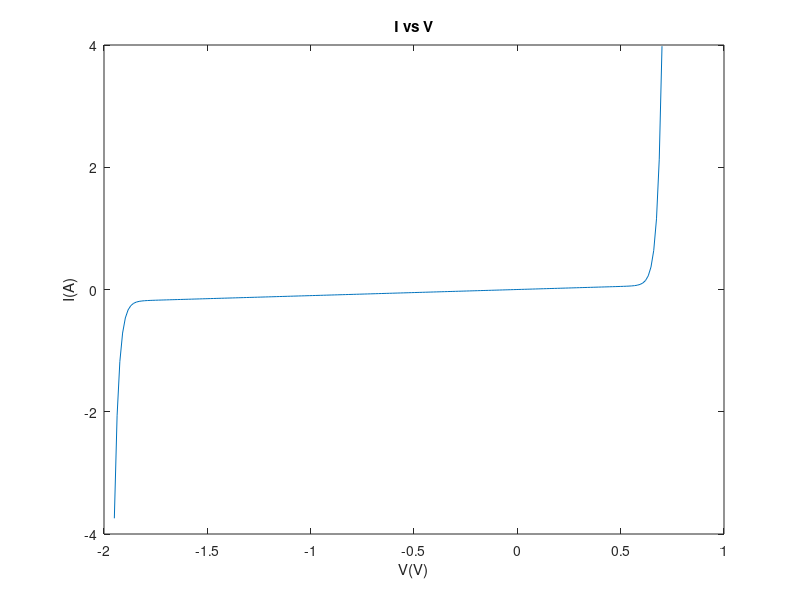
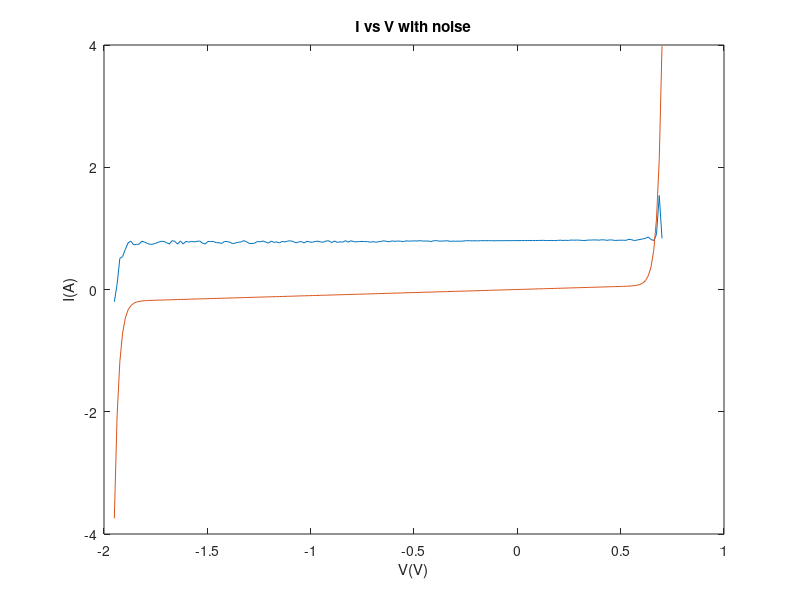
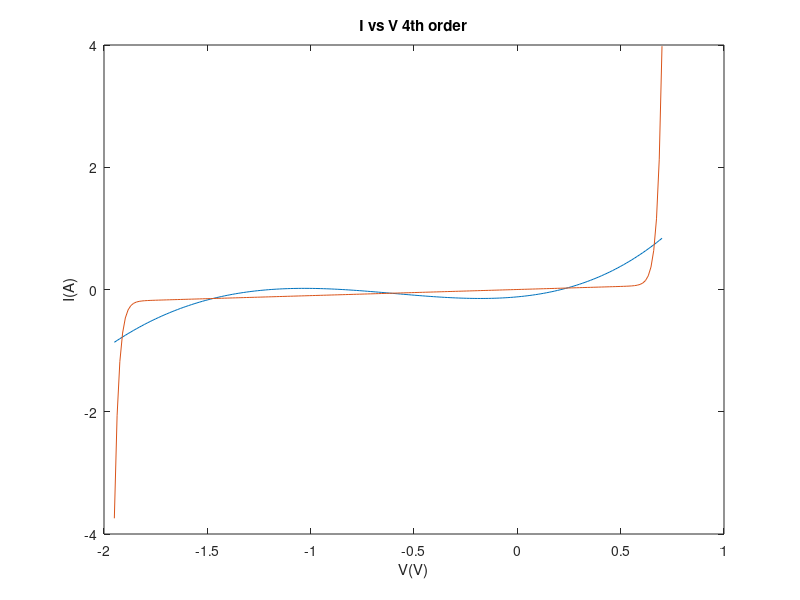
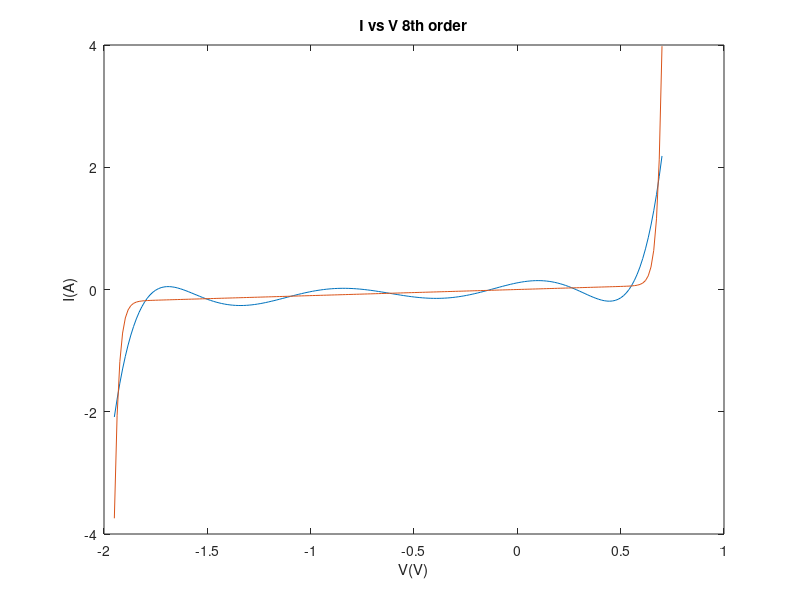

Write the MATLAB code that produced these figures, in order. (Note: this script raises an error after producing the figures.)
close all;
clear

Is = 0.01*10^-12;
Ib=0.1*10^-12;
Vb = 1.3;
Gp = 0.1;
V = linspace(-1.95,0.7,200);
I = Is*(exp(1.2*V/0.025)-1) + Gp*V - Ib*exp(-1.2*(V+Vb)/0.025);
I2 = 0.8+0.4*rand(1,200).*I;

figure(1);
plot(V,I);
title 'I vs V';
xlabel 'V(V)';
ylabel 'I(A)';

figure(2);
plot(V,I2);
hold on;
plot(V,I);
hold off;
title 'I vs V with noise';
xlabel 'V(V)';
ylabel 'I(A)';

figure(3);
fit1 = polyfit(V,I,4);
fit2 = polyval(fit1,V);
plot(V,fit2);
hold on;
plot(V,I);
hold off;
title 'I vs V 4th order';
xlabel 'V(V)';
ylabel 'I(A)';

figure(4);
yes = polyfit(V,I,8);
nope = polyval(yes,V);
plot(V,nope);
hold on;
plot(V,I);
hold off;
title 'I vs V 8th order';
xlabel 'V(V)';
ylabel 'I(A)';

figure(5);
fo = fittype('A.*(exp(1.2*x/25e-3)-1) + B.*x - C*(exp(1.2*(-(x+D))/25e-3))');
ff = fit(V',I',fo);
If = ff(V');
plot(V',If');
% hold on;
% plot(V,I);
% hold off;
title 'I vs V fit(A B C D)';
xlabel 'V(V)';
ylabel 'I(A)';

figure(6);
fo = fittype('A.*(exp(1.2*x/25e-3)-1) + B.*x - C*(exp(1.2*(-(x+1.3))/25e-3))');
ff = fit(V',I',fo);
If = ff(V');
plot(V',If');
title 'I vs V fit(A B C)';
xlabel 'V(V)';
ylabel 'I(A)';

figure(7);
fo = fittype('A.*(exp(1.2*x/25e-3)-1) + 0.1.*x - C*(exp(1.2*(-(x+1.3))/25e-3))');
ff = fit(V',I',fo);
If = ff(V');
plot(V',If');
% hold on;
% plot(V,I);
% hold off;
title 'I vs V fit(A C)';
xlabel 'V(V)';
ylabel 'I(A)';
 
inputs = V.';
targets = I.';
hiddenLayerSize = 10;
net = fitnet(hiddenLayerSize);
net.divideParam.trainRatio = 70/100;
net.divideParam.valRatio = 15/100;
net.divideParam.testRatio = 15/100;
[net,tr] = train(net,inputs,targets);
outputs = net(inputs);
errors = gsubtract(outputs,targets);
performance = perform(net,targets,outputs);
% view(net);
Inn = outputs;
plot(V,Inn);
